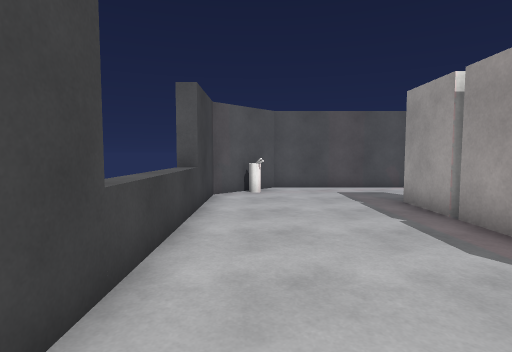
View 1 (above)

24 first-person views from a walk through a scene from a Unity 3-D project. The camera is 1.3 m above the floor, tilts 4° down and sees 80° across. Doors are open. The floor is counted in squares, 1 m on a side. Each view is taken from the middle of a square. On the plan, view 1 faces up. The plan holds only what a view shows up to about 14 squares ahead; the rest is blank. The place goes on beyond the plan. Surface patterns are stand-ins for the level's own textures.

View 2
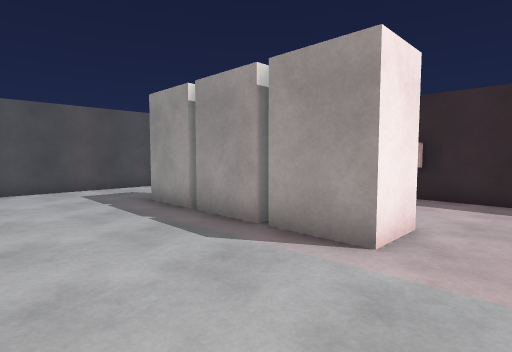

View 3
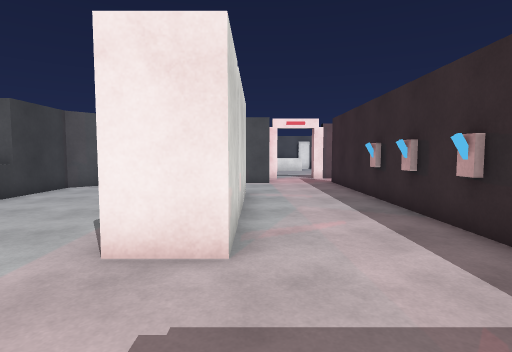

View 4
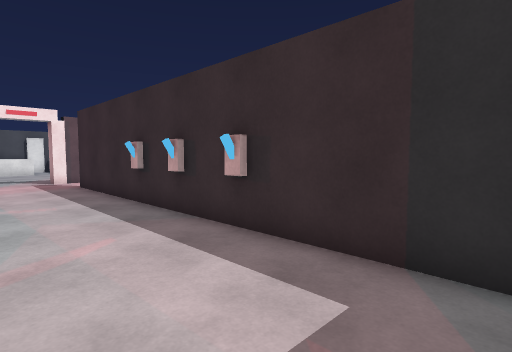

View 5
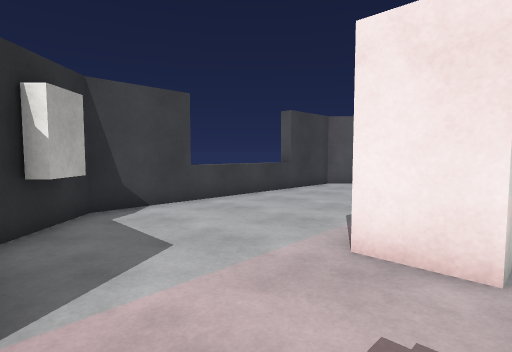

View 6
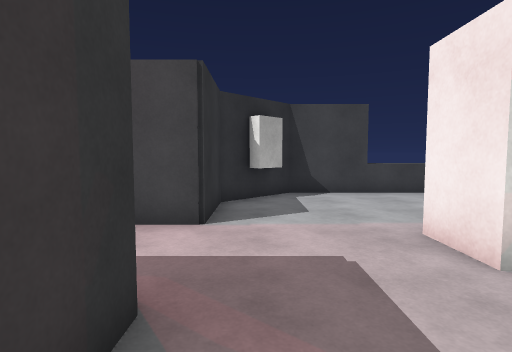

View 7
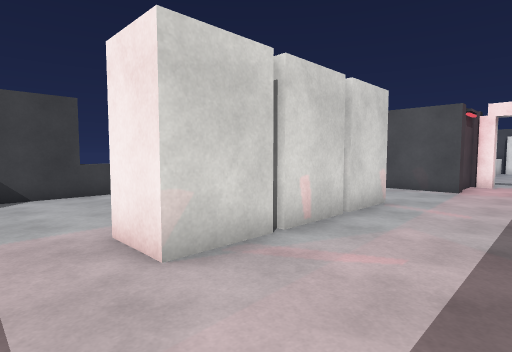

View 8
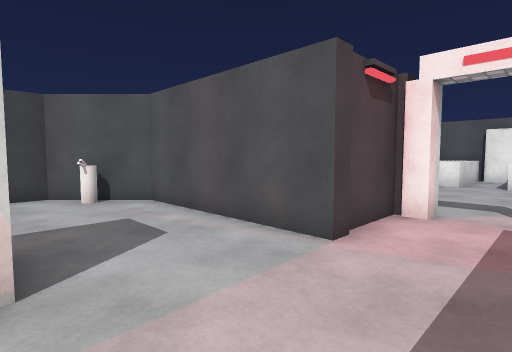

View 9
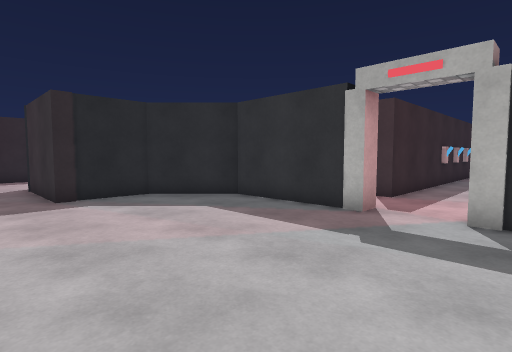

View 10
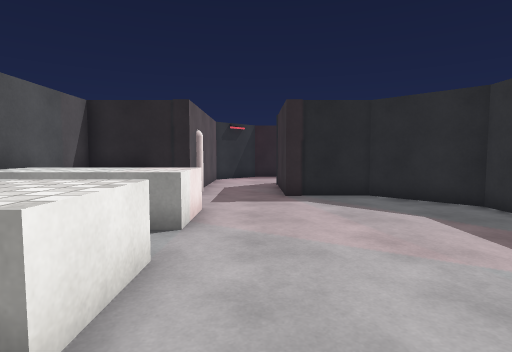

View 11
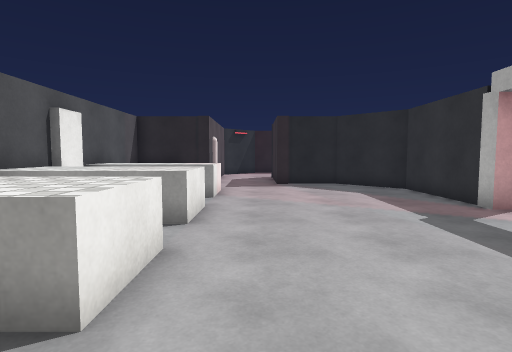

View 12
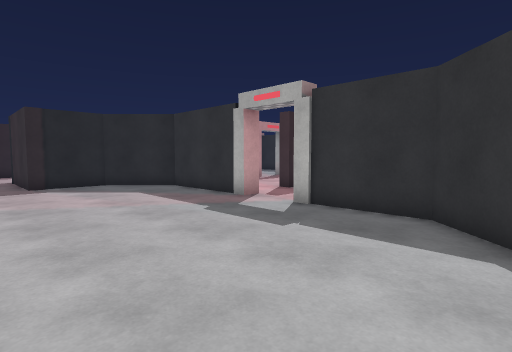

View 13
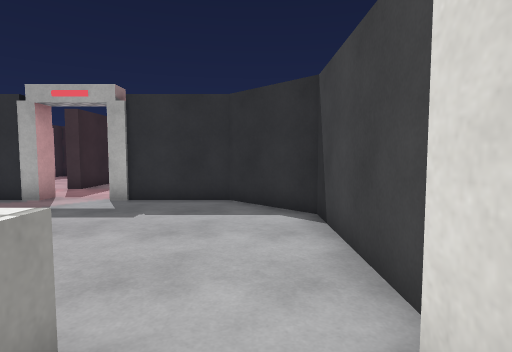

View 14
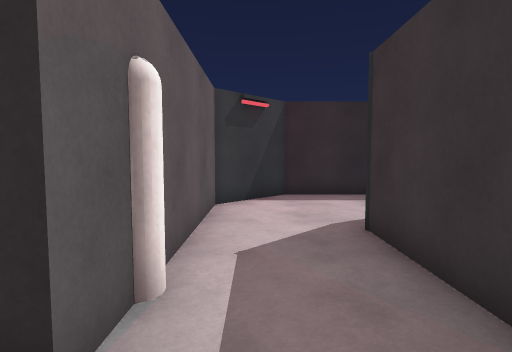

View 15
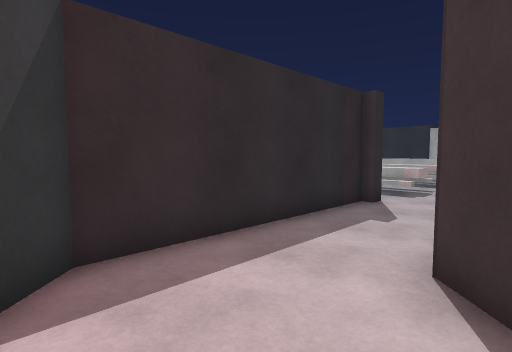

View 16
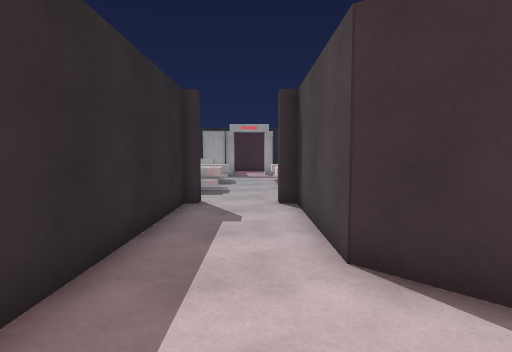

View 17
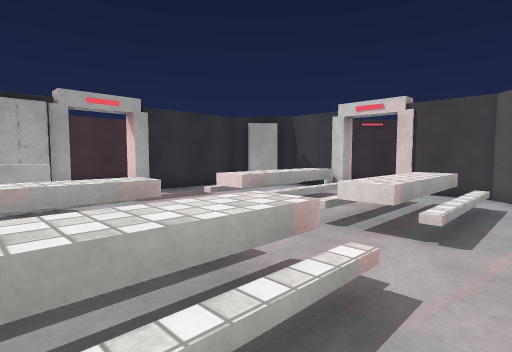

View 18
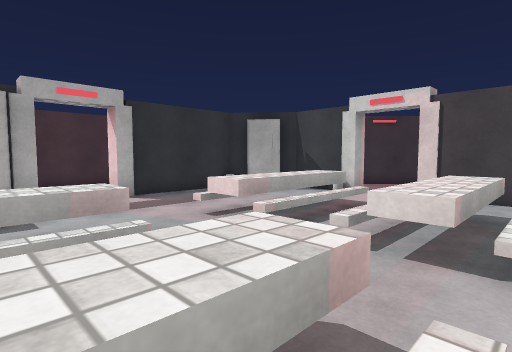

View 19
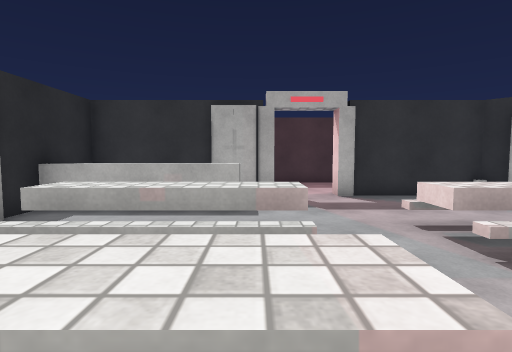

View 20
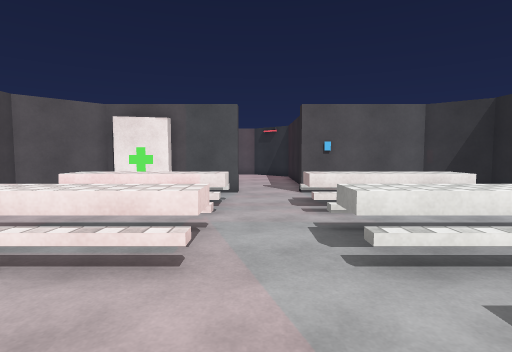

View 21
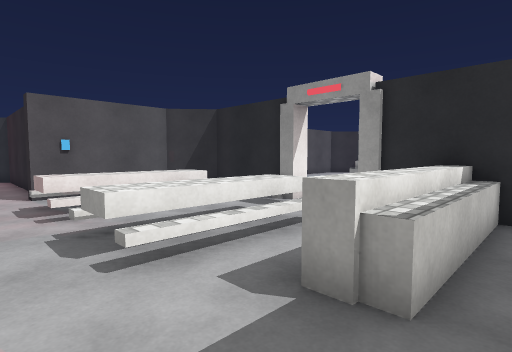

View 22
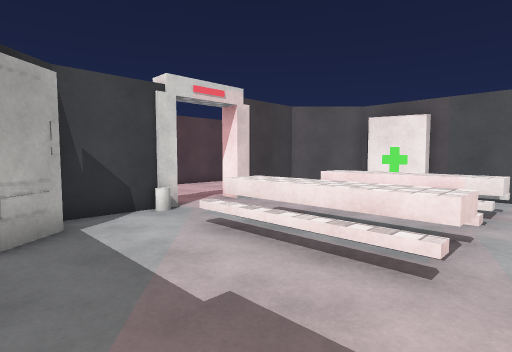

View 23
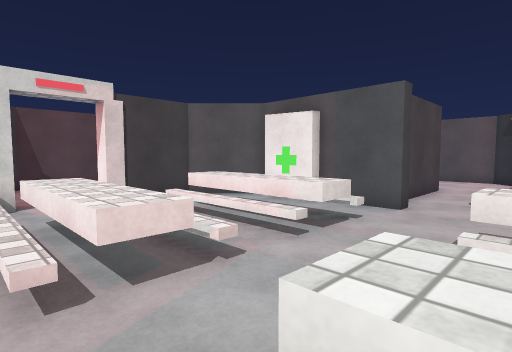

View 24
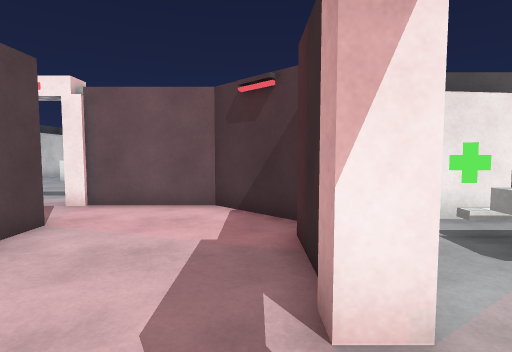

### Floor plan
Key: @ floor where view 1 was taken; # wall or solid block; . floor; D open door; ^ raised ledge; O other object.
Columns run from 2 left of view 1 to 29 right of it. Each row starts with its distance up from view 1.
 24      . ^^.^^.^^^  #
 23    ## ^^^.^^.^^^ .#O#D####
 22    #................DD...##
 21    #................DD....#
 20    #..............###D....#
 19    #..............#  ##...#
 18    #..............#   #DDDD
 17    ##............##    DDDD
 16     ##..........##     #..#
 15      #####DD#####     ##..#
 14         #.......#######DDDD####
 13         #........##.OO..DD. . ##
 12  ########...#....#...........  #
 11  #O.........#....#..^^^^..^^^^ #
 10 ##..........#....#............ #
  9 #...........#....D.............#
  8 #.....OO....#....D..^^^^..^^^^.D
  7 ^.....OO...O##...D..^^^^..^^^^.D
  6 ^.....OO....###  #.............#
  5 ^.....OO...O#    #.........^^^^#
  4 ^.....OO....#    #O........^^^^#
  3 ^.....OO...O#    ##O...........#
  2 #.....OO....#     ### ##DD#O####
  1 #...........#          ..
  0 ##@.........#          ..
 -1  ##.........#          ..
 -2   ####...##           ####

Positions as (right, up) in squares from view 1, and headings:
1: (0, 0), facing up
2: (0, 0), facing up-right
3: (6, -2), facing up
4: (6, -1), facing up-right
5: (6, -2), facing up-left
6: (9, -1), facing left
7: (9, 0), facing up-left
8: (9, 8), facing up-left
9: (6, 22), facing down-right
10: (6, 21), facing right
11: (2, 21), facing right
12: (2, 22), facing down-right
13: (3, 24), facing down
14: (14, 22), facing right
15: (20, 22), facing down-right
16: (22, 22), facing down
17: (26, 13), facing down-left
18: (25, 12), facing down-left
19: (24, 12), facing down
20: (22, 3), facing up
21: (22, 3), facing up-right
22: (22, 3), facing up-left
23: (24, 6), facing up-left
24: (14, 7), facing up
